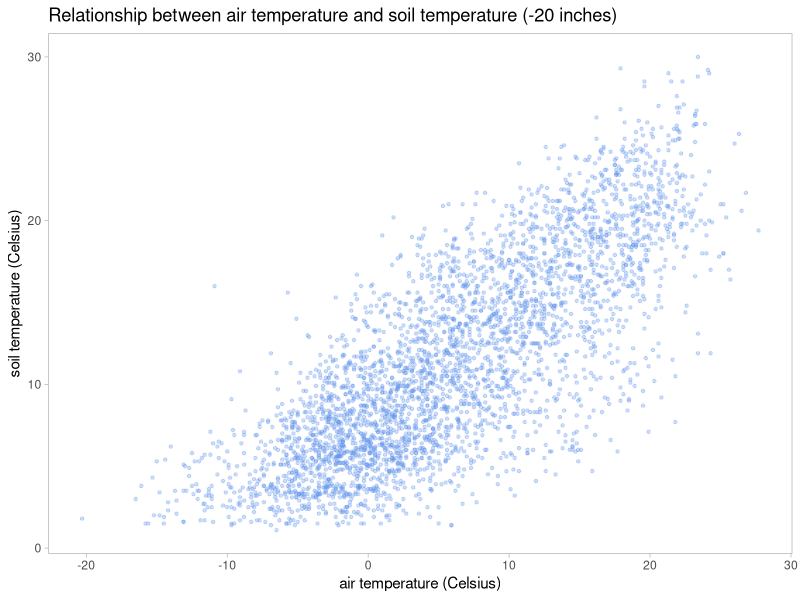
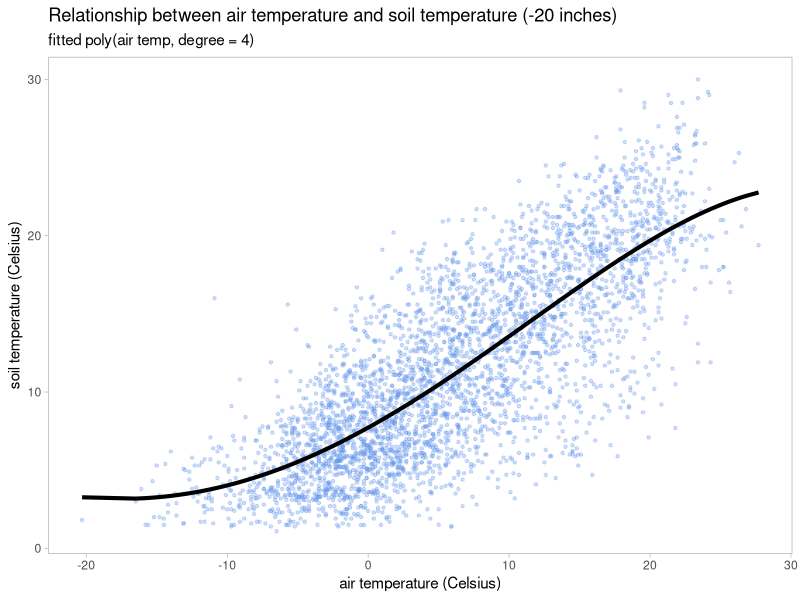
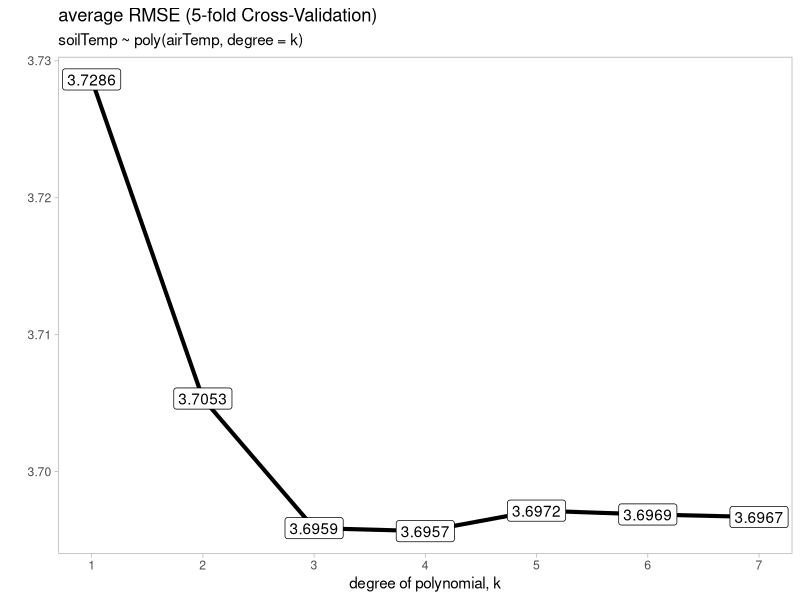

Recreate these plots in R, in order.
# Using air temperature to predict soil temperature.
# daily sensor data 2002 to 2021

getwd()

library(data.table)
library(tidyverse)
library(ggplot2)
library(caret)

rm(list=ls())
# dev.off()
gc()

soilDT = fread("./dataDir/Powder_Mill_soil_data.csv")
glimpse(soilDT)
summary(soilDT)

# # remove summer months July - Sept
soilDT <- soilDT %>%
  mutate(mon = month(Date)) %>%
  filter(mon %in% c(1,2,3,4,5,6,10,11,12)) %>% 
  filter(!is.na(temp_air), !is.na(temp_soil_20))

# plot Air temperature vs. Soil temperature (-20 inches)
p0 <- ggplot(soilDT, aes(x = temp_air, y = temp_soil_20)) + 
  geom_point(color = "cornflowerblue", alpha = 0.3, shape = 20) + 
  labs(title = "Relationship between air temperature and soil temperature (-20 inches)") +
  xlab("air temperature (Celsius)") + ylab("soil temperature (Celsius)") +
  theme_light() + theme(panel.grid = element_blank())
p0

# fitting a polynomial to the data (without CV) =====================
model <- lm(temp_soil_20 ~ poly(temp_air, degree = 4, raw = T), data = soilDT)
summary(model)
coeff = round(model$coefficients,2)
regEq = paste0("fitted poly(air temp, degree = 4)")
print(regEq)
# save model
save(model,file = "model_poly4.RData")

# prediction
predictions <- model %>% predict(soilDT[,c("temp_air")])

# plot fitted line
p1 <- p0 + geom_line(aes(y = predictions), size = 1.4)+
  labs(subtitle = regEq)
p1

png('Rplot_polyReg_result.png',width = 600,height = 400)
p1
dev.off()

#####################################################################
# model selection: 5-fold cross validation
# The K-fold cross-validation method evaluates the model performance 
# on different subset of the training data and then calculate the 
# average RMSE.

# without using R package -------------------------------------------
#Randomly shuffle the data
set.seed(4921)
dt<-soilDT[sample(nrow(soilDT)),]

#Create 5 equally size folds
folds <- cut(seq(1,nrow(dt)),breaks=5,labels=FALSE)
RMSE_save = data.frame(degree=NA,RMSE=NA)

for(k in 1:7){ # for degree k perform 5-fold CV
  sum = 0
  for(i in 1:5){
    #Segment data by fold using the which() function 
    trainID <- which(folds==i,arr.ind=TRUE)
    train.dt <- dt[-trainID, ]
    test.dt <- dt[trainID, ]
    # polynomial regression on training data
    model = lm(temp_soil_20 ~ poly(temp_air, degree = k,raw = T), 
               data = train.dt)
    # compute RMSE on test data
    predictions <- model %>% predict(test.dt)
    sum = sum + RMSE(predictions, test.dt$temp_soil_20)
  }
  RMSE_save = rbind(RMSE_save,
                    data.frame(degree=k,RMSE=sum/5))
}

p2 <- ggplot(RMSE_save[-1,], aes(x=degree,y=RMSE))+
  geom_line(size = 1.4) + 
  geom_label(aes(label = round(RMSE,4)))+
  scale_x_continuous(breaks = c(1:7)) +
  labs(title = "average RMSE (5-fold Cross-Validation)",
       subtitle = "soilTemp ~ poly(airTemp, degree = k)")+
  xlab("degree of polynomial, k") + ylab("")+
  theme_light() + theme(panel.grid = element_blank())
p2
png('Rplot_RMSE_5fold_CV.png',width = 600,height = 400)
p2
dev.off()

# with R package "caret" --------------------------------------------
# Define training control (5-fold CV)
set.seed(7412)
train.control <- trainControl(method = "cv", number = 5)
dt <- soilDT %>% select(temp_air,temp_soil_20)
# Train the model (varying degree of polynomial)
model_cv <- train(temp_soil_20 ~  poly(temp_air, degree = 4), 
                  data = dt, method = "lm",
                  trControl = train.control)
# save results
k = length(model_cv$coefnames)
result_cv = model_cv$results %>% 
  mutate(degree = k) %>% 
  select(degree,RMSE,Rsquared,MAE)
print(result_cv)
